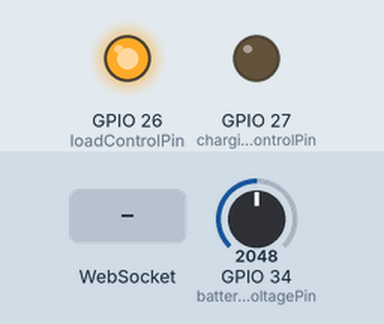
A program run on a simulated ESP32. Parts: output pins drawn as LEDs (lit = HIGH). Inputs (shaded band) come from the test bench; at power-on: GPIO 34 (batteryVoltagePin) = 2048. WiFi joins after 1.5 s; servers stay silent unless stated; storage starts empty; what the program prints to the serial monitor is not drawn.

Above: at 0.2 s.
At 3.4 s:
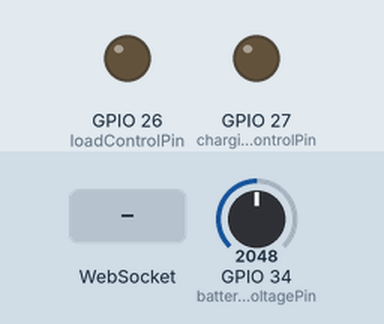
3.5 s: WebSocket text "1" received
Timing chart, 0 to 6.5 s (numbered marks = the images above; inputs shaded):
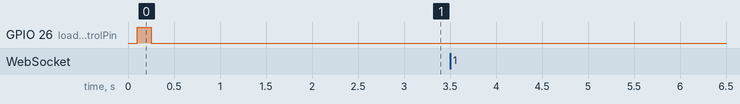

Measured:
- after the input at 3.5 s, every drawn part: stays the same

The program:

main.cpp
```cpp
#include <Arduino.h>
#include <WiFi.h>
#include <ESPAsyncWebServer.h>
#include <AsyncTCP.h>
#include <SPIFFS.h>
#include "bogus_data.h"

const char* ssid = "iPhone"; // Your network SSID (name)
const char* password = "hoochiemama"; // Your network password

AsyncWebServer server(80);
AsyncWebSocket ws("/ws");

// Battery monitoring pins
const int batteryVoltagePin = 34;         // (BLUE Wire) Analog pin to read battery voltage
const int currentSensePin = 35;           // (GREEN Wire) Analog pin to read current for resistance calculation
const int loadControlPin = 26;            // (ORANGE Wire) Digital pin to control load for tests
const int chargingControlPin = 27;        // Digital pin to control charging

const float ADC_REF_VOLTAGE = 3.3;        // ESP32 ADC reference voltage
const float ADC_RESOLUTION = 4095.0;      // 12-bit ADC (0-4095)

const float R1 = 100000.0;                // 100kΩ                - Can be any resistor, this is just a placeholder
const float R2 = 33000.0;                 // 33kΩ                 - Can be any resistor, this is just a placeholder
const float R_SHUNT = 0.1;                // 0.1Ω shunt resistor  - This should be as low as possible
// const float VOLTAGE_DIVIDER_RATIO = 2.0;  // For two 10kΩ resistors (1/2 ratio)


/* Filler Values to test without connection*/
float batteryVoltage = 3.7;
float internalResistance = 50.0;
float minVoltage = 3.5;
float maxVoltage = 4.2;
float minResistance = 45.0;
float maxResistance = 55.0;
float overallHealth = 95.0;
float capacityRetention = 90.0;
float powerCapability = 85.0;
float cellTemp = 30.0;
float estCapacity = 2200.0;
float cycleCount = 300.0;
float selfDischargeRate = 2.0;

void notifyClients() {
  String json = "{\"voltage\":" + String(batteryVoltage, 2) +
                ",\"minVoltage\":" + String(minVoltage, 2) +
                ",\"maxVoltage\":" + String(maxVoltage, 2) +
                ",\"resistance\":" + String(internalResistance, 2) +
                ",\"minResistance\":" + String(minResistance, 2) +
                ",\"maxResistance\":" + String(maxResistance, 2) +
                ",\"overallHealth\":" + String(overallHealth) +
                ",\"capacityRetention\":" + String(capacityRetention) +
                ",\"powerCapability\":" + String(powerCapability) +
                ",\"cellTemp\":" + String(cellTemp, 1) +
                ",\"estCapacity\":" + String(estCapacity) +
                ",\"cycleCount\":" + String(cycleCount) +
                ",\"selfDischargeRate\":" + String(selfDischargeRate, 1) + "}";
  ws.textAll(json);
}

void onWebSocketEvent(AsyncWebSocket *server, AsyncWebSocketClient *client,
                      AwsEventType type, void *arg, uint8_t *data, size_t len) {
  if (type == WS_EVT_CONNECT) {
    Serial.println("WebSocket client connected");
  }
}

// Function prototypes
float readBatteryVoltage();
float readInternalResistance();

void setup() {
  Serial.begin(115200);

  Serial.println("Welcome to DCycled");
  pinMode(loadControlPin, OUTPUT);
  pinMode(chargingControlPin, OUTPUT);
  pinMode(batteryVoltagePin, INPUT);
  pinMode(currentSensePin, INPUT);

  // Set outputs to LOW initially
  digitalWrite(loadControlPin, LOW);
  digitalWrite(chargingControlPin, LOW);

  // Initialize voltage reading
  batteryVoltage = readBatteryVoltage();
  internalResistance = readInternalResistance();

  if (!SPIFFS.begin(true)) {
    Serial.println("An error has occurred while mounting SPIFFS");
    return;
  }

  WiFi.begin(ssid, password);
  while (WiFi.status() != WL_CONNECTED) {
    delay(1000);
    Serial.println("Connecting to WiFi...");
  }
  Serial.println("Connected to WiFi");
  Serial.println(WiFi.localIP());

  ws.onEvent(onWebSocketEvent);
  server.addHandler(&ws);

  server.serveStatic("/", SPIFFS, "/").setDefaultFile("index.html");

  server.begin();
}

float readBatteryVoltage() {
  int rawValue = 0;
  for (int i = 0; i < 10; i++) {
    rawValue += analogRead(batteryVoltagePin);
    delay(5);
  }
  rawValue /= 10;  // Average of 10 readings

  // Convert ADC value to actual voltage
  float voltage = (rawValue / ADC_RESOLUTION) * ADC_REF_VOLTAGE * ((R1 + R2) / R2);

  return voltage;
}

// Function to read internal resistance
float readInternalResistance() {
  // Read voltage before applying load
  float voltageBeforeLoad = readBatteryVoltage();

  // Apply load
  digitalWrite(loadControlPin, HIGH);
  delay(100); // Wait for stabilization

  // Read voltage and current under load
  float voltageUnderLoad = readBatteryVoltage();

  // Read current (through voltage drop across sense resistor)
  int rawCurrentValue = analogRead(currentSensePin);
  float voltageDrop = (rawCurrentValue / ADC_RESOLUTION) * ADC_REF_VOLTAGE;

  // Calculate current (I = V/R)
  float current = voltageDrop / R_SHUNT;

  // Remove load
  digitalWrite(loadControlPin, LOW);

  // Calculate internal resistance (R = ΔV/I)
  float voltageChange = voltageBeforeLoad - voltageUnderLoad;

  // Prevent division by zero or meaningless readings
  if (current < 0.01 || voltageChange < 0.01) {
    return internalResistance; // Return last valid reading
  }

  return (voltageChange / current) * 1000.0; // Convert to milliohms
}

#define CHARGING 0
#define DISCHARGING 1

bool state = CHARGING; // Initial state charging
uint8_t table_index = 0;

void loop() {
  /*LOTS OF PLACEHOLDERS, ONLY TO SHOW UPDATING IN REAL-TIME*/

  if (state == CHARGING) {
    batteryVoltage = battery_charge_voltage[table_index];
    internalResistance = battery_charge_resistance[table_index];
    cellTemp = battery_charge_temperature[table_index];
  } else { // DISCHARGING
    batteryVoltage = battery_discharge_voltage[table_index];
    internalResistance = battery_discharge_resistance[table_index];
    cellTemp = battery_discharge_temperature[table_index];
  }
  table_index = (table_index + 1) % PROFILE_SIZE; // increment through the profile array then wrap around

  if (batteryVoltage < minVoltage) {
    minVoltage = batteryVoltage;
  }
  if (batteryVoltage > maxVoltage) {
    maxVoltage = batteryVoltage;
  }
  if (internalResistance < minResistance) {
    minResistance = internalResistance;
  }
  if (internalResistance > maxResistance) {
    maxResistance = internalResistance;
  }

  overallHealth = get_battery_health(cycleCount);
  capacityRetention = get_capacity_retention(cycleCount);
  powerCapability = get_power_capability(cycleCount);
  estCapacity = get_estimated_capacity(cycleCount);
  selfDischargeRate = get_self_discharge_rate(cycleCount);
  if (state == DISCHARGING && table_index == 49) cycleCount++;

  //batteryVoltage = readBatteryVoltage();
  //internalResistance = readInternalResistance();
  //minVoltage += 0.1;
  //maxVoltage += 0.1;
  //minResistance += 0.1;
  //maxResistance += 0.1;
  //overallHealth += 0.1;
  //capacityRetention += 0.1;
  //powerCapability += 0.1;
  //cellTemp += 0.1;
  //estCapacity += 0.1;
  //cycleCount += 1;
  //selfDischargeRate += 0.1;

  Serial.print("Data Sent: ");
  Serial.print(" batteryVoltage: "); Serial.print(batteryVoltage);
  Serial.print(", internalResistance: "); Serial.print(internalResistance);
  Serial.print(", minVoltage: "); Serial.print(minVoltage);
  Serial.print(", maxVoltage: "); Serial.print(maxVoltage);
  Serial.print(", minResistance: "); Serial.print(minResistance);
  Serial.print(", maxResistance: "); Serial.print(maxResistance);
  Serial.print(", overallHealth: "); Serial.print(overallHealth);
  Serial.print(", capacityRetention: "); Serial.print(capacityRetention);
  Serial.print(", powerCapability: "); Serial.print(powerCapability);
  Serial.print(", cellTemp: "); Serial.print(cellTemp);
  Serial.print(", estCapacity: "); Serial.print(estCapacity);
  Serial.print(", cycleCount: "); Serial.print(cycleCount);
  Serial.print(", selfDischargeRate: "); Serial.println(selfDischargeRate);
  Serial.println();


  notifyClients();
  delay(4800); // a charging/discharging cycle should take 8 mins
}
```

bogus_data.c
```cpp
#include "bogus_data.h"

/**
 * Helper function to interpolate health parameters based on cycle count
 *
 * @param cycle_count Current number of charge/discharge cycles
 * @param table The lookup table to interpolate from
 * @param is_uint16 Set to 1 if the table contains uint16_t values, 0 for float
 * @return Interpolated value at the given cycle count
 */
float interpolate_battery_parameter(uint16_t cycle_count, const void* table, uint8_t is_uint16) {
    // Handle out-of-bounds cycle count
    if (cycle_count > BATTERY_MAX_CYCLES) {
        cycle_count = BATTERY_MAX_CYCLES;
    }

    // Find the position in the reference table
    uint8_t index = 0;
    while (index < BATTERY_HEALTH_TABLE_SIZE - 1 &&
           battery_cycle_reference[index + 1] < cycle_count) {
        index++;
    }

    // If exact match found or at the last entry
    if (battery_cycle_reference[index] == cycle_count ||
        index == BATTERY_HEALTH_TABLE_SIZE - 1) {
        if (is_uint16) {
            return (float)((const uint16_t*)table)[index];
        } else {
            return ((const float*)table)[index];
        }
    }

    // Linear interpolation between points
    float x0 = (float)battery_cycle_reference[index];
    float x1 = (float)battery_cycle_reference[index + 1];
    float y0, y1;

    if (is_uint16) {
        y0 = (float)((const uint16_t*)table)[index];
        y1 = (float)((const uint16_t*)table)[index + 1];
    } else {
        y0 = ((const float*)table)[index];
        y1 = ((const float*)table)[index + 1];
    }

    // Interpolation formula: y = y0 + (y1 - y0) * (x - x0) / (x1 - x0)
    return y0 + (y1 - y0) * ((float)cycle_count - x0) / (x1 - x0);
}

/**
 * Get overall battery health percentage
 *
 * @param cycle_count Current number of charge/discharge cycles
 * @return Health percentage (0-100)
 */
float get_battery_health(uint16_t cycle_count) {
    return interpolate_battery_parameter(cycle_count, battery_health_table, 0);
}

/**
 * Get capacity retention percentage
 *
 * @param cycle_count Current number of charge/discharge cycles
 * @return Capacity retention percentage (0-100)
 */
float get_capacity_retention(uint16_t cycle_count) {
    return interpolate_battery_parameter(cycle_count, battery_capacity_retention_table, 0);
}

/**
 * Get power capability percentage
 *
 * @param cycle_count Current number of charge/discharge cycles
 * @return Power capability percentage (0-100)
 */
float get_power_capability(uint16_t cycle_count) {
    return interpolate_battery_parameter(cycle_count, battery_power_capability_table, 0);
}

/**
 * Get estimated actual capacity in mAh
 *
 * @param cycle_count Current number of charge/discharge cycles
 * @return Estimated capacity in mAh
 */
uint16_t get_estimated_capacity(uint16_t cycle_count) {
    return (uint16_t)interpolate_battery_parameter(cycle_count, battery_estimated_capacity_table, 1);
}

/**
 * Get self-discharge rate in percent per month
 *
 * @param cycle_count Current number of charge/discharge cycles
 * @return Self-discharge rate (%/month)
 */
float get_self_discharge_rate(uint16_t cycle_count) {
    return interpolate_battery_parameter(cycle_count, battery_self_discharge_table, 0);
}

/**
 * Alternative calculation method for health parameters
 * These can be used instead of lookup tables for reduced memory usage
 * or for fine-grained cycle count resolution
 */

/**
 * Calculate overall battery health directly
 *
 * @param cycle_count Current number of charge/discharge cycles
 * @return Health percentage (0-100)
 */
float calculate_health(uint16_t cycle_count) {
    float health;

    if (cycle_count <= BATTERY_RATED_CYCLES) {
        // Linear degradation until rated cycles
        health = 100.0f - (cycle_count / (float)BATTERY_RATED_CYCLES) * 30.0f;
    } else {
        // Accelerated degradation beyond rated cycles
        float excess_cycles = cycle_count - BATTERY_RATED_CYCLES;
        float remaining_health = 70.0f; // Health at rated cycle count
        health = remaining_health - (excess_cycles / (BATTERY_MAX_CYCLES - BATTERY_RATED_CYCLES)) * 60.0f;
        // Ensure we don't go below 10%
        if (health < 10.0f) health = 10.0f;
    }

    return health;
}

/**
 * Calculate capacity retention directly
 *
 * @param cycle_count Current number of charge/discharge cycles
 * @return Capacity retention percentage (0-100)
 */
float calculate_capacity_retention(uint16_t cycle_count) {
    float retention;

    if (cycle_count <= BATTERY_RATED_CYCLES) {
        // Standard capacity fade: ~20% loss over rated life
        retention = 100.0f - (cycle_count / (float)BATTERY_RATED_CYCLES) * 20.0f;
    } else {
        // Accelerated capacity fade beyond rated cycles
        float excess_cycles = cycle_count - BATTERY_RATED_CYCLES;
        float remaining_capacity = 80.0f; // Capacity at rated cycle count
        retention = remaining_capacity - (excess_cycles / (BATTERY_MAX_CYCLES - BATTERY_RATED_CYCLES)) * 50.0f;
        // Ensure we don't go below 30%
        if (retention < 30.0f) retention = 30.0f;
    }

    return retention;
}

/**
 * Calculate power capability directly
 *
 * @param cycle_count Current number of charge/discharge cycles
 * @return Power capability percentage (0-100)
 */
float calculate_power_capability(uint16_t cycle_count) {
    float cycle_factor;
    float capacity_retention = calculate_capacity_retention(cycle_count);

    if (cycle_count <= BATTERY_RATED_CYCLES) {
        cycle_factor = 100.0f - (cycle_count / (float)BATTERY_RATED_CYCLES) * 15.0f;
    } else {
        float excess_cycles = cycle_count - BATTERY_RATED_CYCLES;
        float remaining_power = 85.0f; // Power at rated cycle count
        cycle_factor = remaining_power - (excess_cycles / (BATTERY_MAX_CYCLES - BATTERY_RATED_CYCLES)) * 45.0f;
        if (cycle_factor < 40.0f) cycle_factor = 40.0f;
    }

    // Capacity effect on power
    float capacity_factor = 50.0f + capacity_retention * 0.5f;

    // Weighted combination
    return 0.7f * cycle_factor + 0.3f * capacity_factor;
}

/**
 * Calculate estimated capacity directly
 *
 * @param cycle_count Current number of charge/discharge cycles
 * @return Estimated capacity in mAh
 */
uint16_t calculate_estimated_capacity(uint16_t cycle_count) {
    float capacity_retention = calculate_capacity_retention(cycle_count);
    return (uint16_t)((capacity_retention / 100.0f) * BATTERY_NOMINAL_CAPACITY);
}

/**
 * Calculate self-discharge rate directly
 *
 * @param cycle_count Current number of charge/discharge cycles
 * @return Self-discharge rate (%/month)
 */
float calculate_self_discharge_rate(uint16_t cycle_count) {
    float overall_health = calculate_health(cycle_count);

    // Base self-discharge rate for a new battery (% per month)
    const float base_self_discharge = 2.0f;

    // Calculate increase based on cycle count and health
    float health_factor = (100.0f - overall_health) / 100.0f;
    float cycle_factor = cycle_count / (float)BATTERY_RATED_CYCLES;
    if (cycle_factor > 1.5f) cycle_factor = 1.5f;

    // Combined effect - can increase up to 5x baseline
    return base_self_discharge * (1.0f + 2.0f * health_factor * cycle_factor);
}
```

Source omitted: bogus_data.h (6661 bytes)
